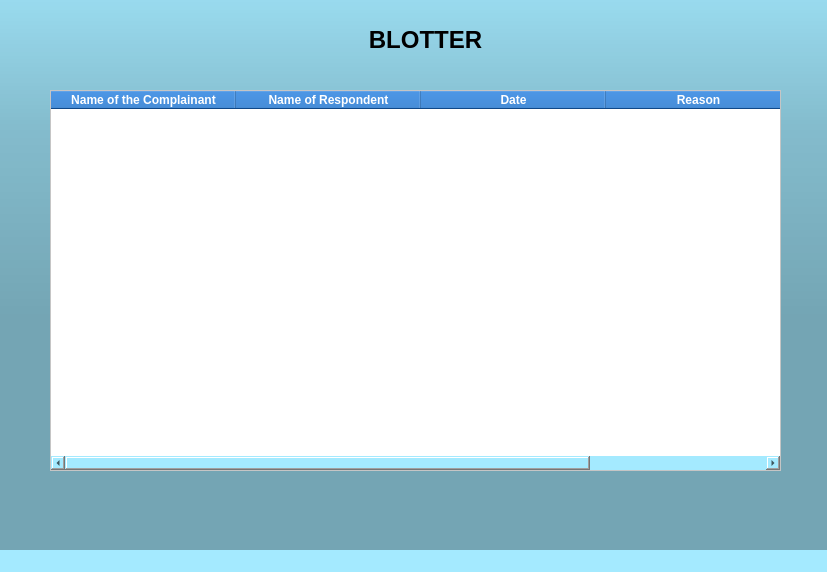
<?xml version="1.0" encoding="UTF-8"?>
<ui version="4.0">
 <class>MainWindow</class>
 <widget class="QMainWindow" name="MainWindow">
  <property name="geometry">
   <rect>
    <x>0</x>
    <y>0</y>
    <width>827</width>
    <height>572</height>
   </rect>
  </property>
  <property name="windowTitle">
   <string>MainWindow</string>
  </property>
  <property name="styleSheet">
   <string notr="true">background-color: rgb(164, 234, 255);
</string>
  </property>
  <widget class="QWidget" name="centralwidget">
   <widget class="QLabel" name="label">
    <property name="geometry">
     <rect>
      <x>330</x>
      <y>20</y>
      <width>191</width>
      <height>41</height>
     </rect>
    </property>
    <property name="text">
     <string>&lt;html&gt;&lt;head/&gt;&lt;body&gt;&lt;p align=&quot;center&quot;&gt;&lt;span style=&quot; font-size:18pt; font-weight:700;&quot;&gt;BLOTTER&lt;/span&gt;&lt;/p&gt;&lt;/body&gt;&lt;/html&gt;</string>
    </property>
   </widget>
   <widget class="QTableWidget" name="tableWidget">
    <property name="geometry">
     <rect>
      <x>50</x>
      <y>90</y>
      <width>731</width>
      <height>381</height>
     </rect>
    </property>
    <property name="styleSheet">
     <string notr="true">QHeaderView::section {
	 background-color: #1565C0; color: white; font-weight: bold;
}

QTableWidget{
	background-color: rgb(255, 255, 255);
}



</string>
    </property>
    <attribute name="horizontalHeaderCascadingSectionResizes">
     <bool>false</bool>
    </attribute>
    <attribute name="horizontalHeaderDefaultSectionSize">
     <number>185</number>
    </attribute>
    <attribute name="verticalHeaderMinimumSectionSize">
     <number>100</number>
    </attribute>
    <attribute name="verticalHeaderDefaultSectionSize">
     <number>100</number>
    </attribute>
    <column>
     <property name="text">
      <string>Name of the Complainant</string>
     </property>
    </column>
    <column>
     <property name="text">
      <string>Name of Respondent</string>
     </property>
    </column>
    <column>
     <property name="text">
      <string>Date</string>
     </property>
    </column>
    <column>
     <property name="text">
      <string>Reason</string>
     </property>
    </column>
   </widget>
   <widget class="QLabel" name="label_2">
    <property name="geometry">
     <rect>
      <x>-10</x>
      <y>-30</y>
      <width>921</width>
      <height>581</height>
     </rect>
    </property>
    <property name="styleSheet">
     <string notr="true">background-color: qlineargradient(spread:pad, x1:0, y1:0, x2:0, y2:0.715909, stop:0 rgba(0, 0, 0, 9), stop:0.375 rgba(0, 0, 0, 50), stop:0.835227 rgba(0, 0, 0, 75));</string>
    </property>
    <property name="lineWidth">
     <number>1</number>
    </property>
    <property name="text">
     <string/>
    </property>
   </widget>
   <zorder>label</zorder>
   <zorder>label_2</zorder>
   <zorder>tableWidget</zorder>
  </widget>
  <widget class="QMenuBar" name="menubar">
   <property name="geometry">
    <rect>
     <x>0</x>
     <y>0</y>
     <width>827</width>
     <height>33</height>
    </rect>
   </property>
  </widget>
  <widget class="QStatusBar" name="statusbar"/>
 </widget>
 <resources/>
 <connections/>
</ui>
